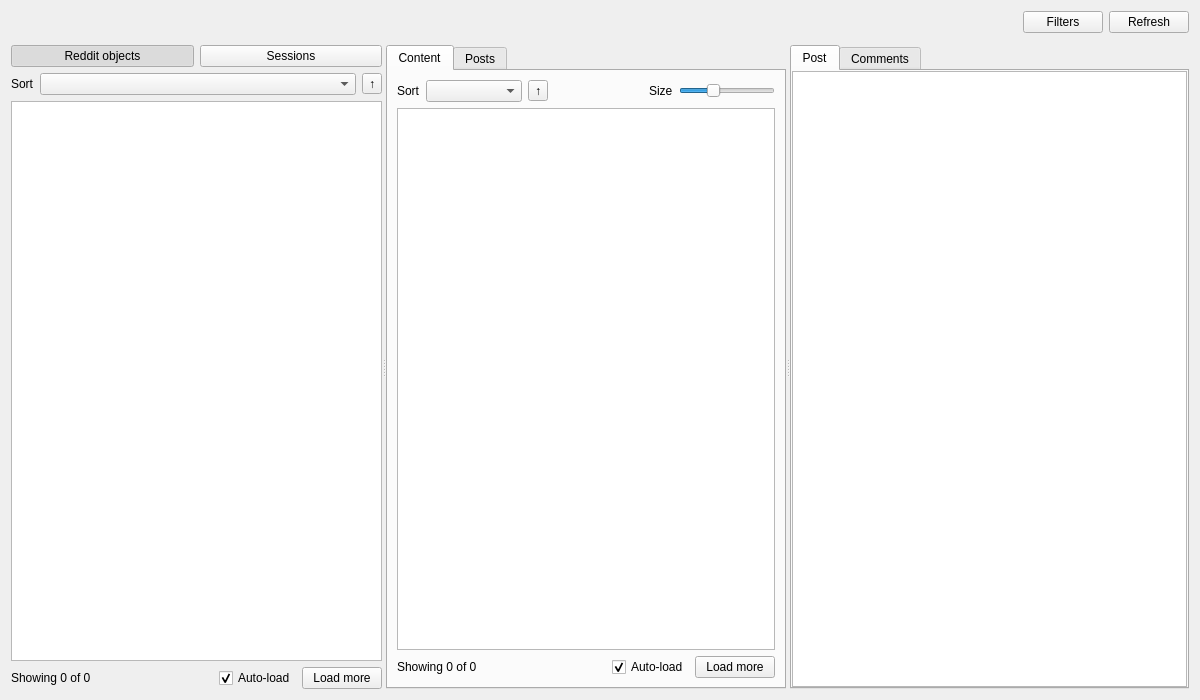
<?xml version="1.0" encoding="UTF-8"?>
<ui version="4.0">
 <class>DatabaseViewer</class>
 <widget class="QWidget" name="DatabaseViewer">
  <property name="geometry">
   <rect>
    <x>0</x>
    <y>0</y>
    <width>1200</width>
    <height>700</height>
   </rect>
  </property>
  <property name="windowTitle">
   <string>Database Viewer</string>
  </property>
  <layout class="QVBoxLayout" name="main_layout">
   <item>
    <layout class="QHBoxLayout" name="toolbar_layout">
     <item>
      <widget class="QLabel" name="scope_label">
       <property name="sizePolicy">
        <sizepolicy hsizetype="Expanding" vsizetype="Preferred">
         <horstretch>0</horstretch>
         <verstretch>0</verstretch>
        </sizepolicy>
       </property>
       <property name="toolTip">
        <string>What the results currently show</string>
       </property>
       <property name="text">
        <string/>
       </property>
      </widget>
     </item>
     <item>
      <widget class="QPushButton" name="filter_button">
       <property name="text">
        <string>Filters</string>
       </property>
       <property name="checkable">
        <bool>true</bool>
       </property>
       <property name="toolTip">
        <string>Show or hide the filter panel</string>
       </property>
      </widget>
     </item>
     <item>
      <widget class="QPushButton" name="refresh_button">
       <property name="text">
        <string>Refresh</string>
       </property>
       <property name="toolTip">
        <string>Reload everything from the database</string>
       </property>
      </widget>
     </item>
    </layout>
   </item>
   <item>
    <widget class="FilterWidget" name="filter_widget" native="true">
     <property name="visible">
      <bool>false</bool>
     </property>
    </widget>
   </item>
   <item>
    <widget class="QSplitter" name="splitter">
     <property name="sizePolicy">
      <sizepolicy hsizetype="Expanding" vsizetype="Expanding">
       <horstretch>0</horstretch>
       <verstretch>0</verstretch>
      </sizepolicy>
     </property>
     <property name="orientation">
      <enum>Qt::Horizontal</enum>
     </property>
     <property name="childrenCollapsible">
      <bool>false</bool>
     </property>
     <widget class="QWidget" name="browse_widget" native="true">
      <layout class="QVBoxLayout" name="browse_layout">
       <property name="leftMargin">
        <number>0</number>
       </property>
       <property name="topMargin">
        <number>0</number>
       </property>
       <property name="rightMargin">
        <number>0</number>
       </property>
       <property name="bottomMargin">
        <number>0</number>
       </property>
       <item>
        <layout class="QHBoxLayout" name="mode_layout">
         <item>
          <widget class="QPushButton" name="reddit_object_mode_button">
           <property name="text">
            <string>Reddit objects</string>
           </property>
           <property name="checkable">
            <bool>true</bool>
           </property>
           <property name="checked">
            <bool>true</bool>
           </property>
           <property name="autoExclusive">
            <bool>true</bool>
           </property>
           <property name="toolTip">
            <string>Browse by reddit object</string>
           </property>
          </widget>
         </item>
         <item>
          <widget class="QPushButton" name="session_mode_button">
           <property name="text">
            <string>Sessions</string>
           </property>
           <property name="checkable">
            <bool>true</bool>
           </property>
           <property name="autoExclusive">
            <bool>true</bool>
           </property>
           <property name="toolTip">
            <string>Browse by download session</string>
           </property>
          </widget>
         </item>
        </layout>
       </item>
       <item>
        <widget class="QStackedWidget" name="browse_stack">
         <property name="currentIndex">
          <number>0</number>
         </property>
         <widget class="QWidget" name="reddit_object_page">
          <layout class="QVBoxLayout" name="reddit_object_layout">
           <property name="leftMargin">
            <number>0</number>
           </property>
           <property name="topMargin">
            <number>0</number>
           </property>
           <property name="rightMargin">
            <number>0</number>
           </property>
           <property name="bottomMargin">
            <number>0</number>
           </property>
           <item>
            <layout class="QHBoxLayout" name="reddit_object_sort_layout">
             <item>
              <widget class="QLabel" name="reddit_object_sort_label">
               <property name="text">
                <string>Sort</string>
               </property>
              </widget>
             </item>
             <item>
              <widget class="QComboBox" name="reddit_object_sort_combo">
               <property name="sizePolicy">
                <sizepolicy hsizetype="Expanding" vsizetype="Fixed">
                 <horstretch>0</horstretch>
                 <verstretch>0</verstretch>
                </sizepolicy>
               </property>
              </widget>
             </item>
             <item>
              <widget class="QToolButton" name="reddit_object_desc_button">
               <property name="toolTip">
                <string>Toggle ascending / descending</string>
               </property>
               <property name="text">
                <string>↑</string>
               </property>
               <property name="checkable">
                <bool>true</bool>
               </property>
              </widget>
             </item>
            </layout>
           </item>
           <item>
            <widget class="QListView" name="reddit_object_view">
             <property name="editTriggers">
              <set>QAbstractItemView::NoEditTriggers</set>
             </property>
             <property name="selectionMode">
              <enum>QAbstractItemView::SingleSelection</enum>
             </property>
            </widget>
           </item>
           <item>
            <layout class="QHBoxLayout" name="reddit_object_footer_layout">
             <item>
              <widget class="QLabel" name="reddit_object_count_label">
               <property name="text">
                <string>Showing 0 of 0</string>
               </property>
              </widget>
             </item>
             <item>
              <spacer name="reddit_object_footer_spacer">
               <property name="orientation">
                <enum>Qt::Horizontal</enum>
               </property>
               <property name="sizeHint" stdset="0">
                <size>
                 <width>40</width>
                 <height>20</height>
                </size>
               </property>
              </spacer>
             </item>
             <item>
              <widget class="QCheckBox" name="reddit_object_auto_check">
               <property name="text">
                <string>Auto-load</string>
               </property>
               <property name="toolTip">
                <string>Load the next page automatically when you scroll near the end</string>
               </property>
               <property name="checked">
                <bool>true</bool>
               </property>
              </widget>
             </item>
             <item>
              <widget class="QPushButton" name="reddit_object_more_button">
               <property name="text">
                <string>Load more</string>
               </property>
               <property name="visible">
                <bool>false</bool>
               </property>
              </widget>
             </item>
            </layout>
           </item>
          </layout>
         </widget>
         <widget class="QWidget" name="session_page">
          <layout class="QVBoxLayout" name="session_layout">
           <property name="leftMargin">
            <number>0</number>
           </property>
           <property name="topMargin">
            <number>0</number>
           </property>
           <property name="rightMargin">
            <number>0</number>
           </property>
           <property name="bottomMargin">
            <number>0</number>
           </property>
           <item>
            <layout class="QHBoxLayout" name="session_sort_layout">
             <item>
              <widget class="QLabel" name="session_sort_label">
               <property name="text">
                <string>Sort</string>
               </property>
              </widget>
             </item>
             <item>
              <widget class="QComboBox" name="session_sort_combo">
               <property name="sizePolicy">
                <sizepolicy hsizetype="Expanding" vsizetype="Fixed">
                 <horstretch>0</horstretch>
                 <verstretch>0</verstretch>
                </sizepolicy>
               </property>
              </widget>
             </item>
             <item>
              <widget class="QToolButton" name="session_desc_button">
               <property name="toolTip">
                <string>Toggle ascending / descending</string>
               </property>
               <property name="text">
                <string>↑</string>
               </property>
               <property name="checkable">
                <bool>true</bool>
               </property>
              </widget>
             </item>
            </layout>
           </item>
           <item>
            <widget class="QListView" name="session_view">
             <property name="editTriggers">
              <set>QAbstractItemView::NoEditTriggers</set>
             </property>
             <property name="selectionMode">
              <enum>QAbstractItemView::SingleSelection</enum>
             </property>
            </widget>
           </item>
           <item>
            <layout class="QHBoxLayout" name="session_footer_layout">
             <item>
              <widget class="QLabel" name="session_count_label">
               <property name="text">
                <string>Showing 0 of 0</string>
               </property>
              </widget>
             </item>
             <item>
              <spacer name="session_footer_spacer">
               <property name="orientation">
                <enum>Qt::Horizontal</enum>
               </property>
               <property name="sizeHint" stdset="0">
                <size>
                 <width>40</width>
                 <height>20</height>
                </size>
               </property>
              </spacer>
             </item>
             <item>
              <widget class="QCheckBox" name="session_auto_check">
               <property name="text">
                <string>Auto-load</string>
               </property>
               <property name="toolTip">
                <string>Load the next page automatically when you scroll near the end</string>
               </property>
               <property name="checked">
                <bool>true</bool>
               </property>
              </widget>
             </item>
             <item>
              <widget class="QPushButton" name="session_more_button">
               <property name="text">
                <string>Load more</string>
               </property>
               <property name="visible">
                <bool>false</bool>
               </property>
              </widget>
             </item>
            </layout>
           </item>
          </layout>
         </widget>
        </widget>
       </item>
      </layout>
     </widget>
     <widget class="QTabWidget" name="results_tabs">
      <property name="currentIndex">
       <number>0</number>
      </property>
      <widget class="QWidget" name="content_tab">
       <attribute name="title">
        <string>Content</string>
       </attribute>
       <layout class="QVBoxLayout" name="content_layout">
        <item>
         <layout class="QHBoxLayout" name="content_sort_layout">
          <item>
           <widget class="QLabel" name="content_sort_label">
            <property name="text">
             <string>Sort</string>
            </property>
           </widget>
          </item>
          <item>
           <widget class="QComboBox" name="content_sort_combo">
            <property name="sizePolicy">
             <sizepolicy hsizetype="Expanding" vsizetype="Fixed">
              <horstretch>0</horstretch>
              <verstretch>0</verstretch>
             </sizepolicy>
            </property>
           </widget>
          </item>
          <item>
           <widget class="QToolButton" name="content_desc_button">
            <property name="toolTip">
             <string>Toggle ascending / descending</string>
            </property>
            <property name="text">
             <string>↑</string>
            </property>
            <property name="checkable">
             <bool>true</bool>
            </property>
           </widget>
          </item>
          <item>
           <spacer name="content_sort_spacer">
            <property name="orientation">
             <enum>Qt::Horizontal</enum>
            </property>
            <property name="sizeHint" stdset="0">
             <size>
              <width>40</width>
              <height>20</height>
             </size>
            </property>
           </spacer>
          </item>
          <item>
           <widget class="QLabel" name="icon_size_label">
            <property name="text">
             <string>Size</string>
            </property>
           </widget>
          </item>
          <item>
           <widget class="QSlider" name="icon_slider">
            <property name="minimum">
             <number>64</number>
            </property>
            <property name="maximum">
             <number>320</number>
            </property>
            <property name="value">
             <number>150</number>
            </property>
            <property name="orientation">
             <enum>Qt::Horizontal</enum>
            </property>
            <property name="maximumSize">
             <size>
              <width>140</width>
              <height>16777215</height>
             </size>
            </property>
           </widget>
          </item>
         </layout>
        </item>
        <item>
         <widget class="QListView" name="content_view">
          <property name="editTriggers">
           <set>QAbstractItemView::NoEditTriggers</set>
          </property>
          <property name="selectionMode">
           <enum>QAbstractItemView::ExtendedSelection</enum>
          </property>
          <property name="verticalScrollMode">
           <enum>QAbstractItemView::ScrollPerPixel</enum>
          </property>
          <property name="contextMenuPolicy">
           <enum>Qt::CustomContextMenu</enum>
          </property>
          <property name="flow">
           <enum>QListView::LeftToRight</enum>
          </property>
          <property name="resizeMode">
           <enum>QListView::Adjust</enum>
          </property>
          <property name="layoutMode">
           <enum>QListView::Batched</enum>
          </property>
          <property name="movement">
           <enum>QListView::Static</enum>
          </property>
          <property name="spacing">
           <number>5</number>
          </property>
          <property name="viewMode">
           <enum>QListView::IconMode</enum>
          </property>
          <property name="batchSize">
           <number>1</number>
          </property>
          <property name="uniformItemSizes">
           <bool>true</bool>
          </property>
          <property name="wordWrap">
           <bool>true</bool>
          </property>
          <property name="selectionRectVisible">
           <bool>true</bool>
          </property>
         </widget>
        </item>
        <item>
         <layout class="QHBoxLayout" name="content_footer_layout">
          <item>
           <widget class="QLabel" name="content_count_label">
            <property name="text">
             <string>Showing 0 of 0</string>
            </property>
           </widget>
          </item>
          <item>
           <spacer name="content_footer_spacer">
            <property name="orientation">
             <enum>Qt::Horizontal</enum>
            </property>
            <property name="sizeHint" stdset="0">
             <size>
              <width>40</width>
              <height>20</height>
             </size>
            </property>
           </spacer>
          </item>
          <item>
           <widget class="QCheckBox" name="content_auto_check">
            <property name="text">
             <string>Auto-load</string>
            </property>
            <property name="toolTip">
             <string>Load the next page automatically when you scroll near the end</string>
            </property>
            <property name="checked">
             <bool>true</bool>
            </property>
           </widget>
          </item>
          <item>
           <widget class="QPushButton" name="content_more_button">
            <property name="text">
             <string>Load more</string>
            </property>
            <property name="visible">
             <bool>false</bool>
            </property>
           </widget>
          </item>
         </layout>
        </item>
       </layout>
      </widget>
      <widget class="QWidget" name="post_tab">
       <attribute name="title">
        <string>Posts</string>
       </attribute>
       <layout class="QVBoxLayout" name="post_layout">
        <item>
         <layout class="QHBoxLayout" name="post_sort_layout">
          <item>
           <widget class="QLabel" name="post_sort_label">
            <property name="text">
             <string>Sort</string>
            </property>
           </widget>
          </item>
          <item>
           <widget class="QComboBox" name="post_sort_combo">
            <property name="sizePolicy">
             <sizepolicy hsizetype="Expanding" vsizetype="Fixed">
              <horstretch>0</horstretch>
              <verstretch>0</verstretch>
             </sizepolicy>
            </property>
           </widget>
          </item>
          <item>
           <widget class="QToolButton" name="post_desc_button">
            <property name="toolTip">
             <string>Toggle ascending / descending</string>
            </property>
            <property name="text">
             <string>↑</string>
            </property>
            <property name="checkable">
             <bool>true</bool>
            </property>
           </widget>
          </item>
         </layout>
        </item>
        <item>
         <widget class="QTableView" name="post_view">
          <property name="editTriggers">
           <set>QAbstractItemView::NoEditTriggers</set>
          </property>
          <property name="contextMenuPolicy">
           <enum>Qt::CustomContextMenu</enum>
          </property>
          <property name="selectionMode">
           <enum>QAbstractItemView::ExtendedSelection</enum>
          </property>
          <property name="selectionBehavior">
           <enum>QAbstractItemView::SelectRows</enum>
          </property>
          <property name="showGrid">
           <bool>false</bool>
          </property>
          <attribute name="horizontalHeaderStretchLastSection">
           <bool>true</bool>
          </attribute>
          <attribute name="verticalHeaderVisible">
           <bool>false</bool>
          </attribute>
         </widget>
        </item>
        <item>
         <layout class="QHBoxLayout" name="post_footer_layout">
          <item>
           <widget class="QLabel" name="post_count_label">
            <property name="text">
             <string>Showing 0 of 0</string>
            </property>
           </widget>
          </item>
          <item>
           <spacer name="post_footer_spacer">
            <property name="orientation">
             <enum>Qt::Horizontal</enum>
            </property>
            <property name="sizeHint" stdset="0">
             <size>
              <width>40</width>
              <height>20</height>
             </size>
            </property>
           </spacer>
          </item>
          <item>
           <widget class="QCheckBox" name="post_auto_check">
            <property name="text">
             <string>Auto-load</string>
            </property>
            <property name="toolTip">
             <string>Load the next page automatically when you scroll near the end</string>
            </property>
            <property name="checked">
             <bool>true</bool>
            </property>
           </widget>
          </item>
          <item>
           <widget class="QPushButton" name="post_more_button">
            <property name="text">
             <string>Load more</string>
            </property>
            <property name="visible">
             <bool>false</bool>
            </property>
           </widget>
          </item>
         </layout>
        </item>
       </layout>
      </widget>
     </widget>
     <widget class="QTabWidget" name="details_tabs">
      <property name="currentIndex">
       <number>0</number>
      </property>
      <widget class="QWidget" name="post_details_tab">
       <attribute name="title">
        <string>Post</string>
       </attribute>
       <layout class="QVBoxLayout" name="post_details_layout">
        <property name="leftMargin">
         <number>0</number>
        </property>
        <property name="topMargin">
         <number>0</number>
        </property>
        <property name="rightMargin">
         <number>0</number>
        </property>
        <property name="bottomMargin">
         <number>0</number>
        </property>
        <item>
         <widget class="QTextBrowser" name="post_browser">
          <property name="openExternalLinks">
           <bool>true</bool>
          </property>
         </widget>
        </item>
       </layout>
      </widget>
      <widget class="QWidget" name="comments_tab">
       <attribute name="title">
        <string>Comments</string>
       </attribute>
       <layout class="QVBoxLayout" name="comments_layout">
        <item>
         <layout class="QHBoxLayout" name="comment_sort_layout">
          <item>
           <widget class="QLabel" name="comment_sort_label">
            <property name="text">
             <string>Sort</string>
            </property>
           </widget>
          </item>
          <item>
           <widget class="QComboBox" name="comment_sort_combo">
            <property name="sizePolicy">
             <sizepolicy hsizetype="Expanding" vsizetype="Fixed">
              <horstretch>0</horstretch>
              <verstretch>0</verstretch>
             </sizepolicy>
            </property>
           </widget>
          </item>
          <item>
           <widget class="QToolButton" name="comment_desc_button">
            <property name="toolTip">
             <string>Toggle ascending / descending</string>
            </property>
            <property name="text">
             <string>↑</string>
            </property>
            <property name="checkable">
             <bool>true</bool>
            </property>
           </widget>
          </item>
         </layout>
        </item>
        <item>
         <widget class="QSplitter" name="comment_splitter">
          <property name="orientation">
           <enum>Qt::Vertical</enum>
          </property>
          <property name="childrenCollapsible">
           <bool>false</bool>
          </property>
          <widget class="QTreeView" name="comment_view">
           <property name="editTriggers">
            <set>QAbstractItemView::NoEditTriggers</set>
           </property>
           <property name="selectionMode">
            <enum>QAbstractItemView::ExtendedSelection</enum>
           </property>
          </widget>
          <widget class="QTextBrowser" name="comment_browser">
           <property name="openExternalLinks">
            <bool>true</bool>
           </property>
          </widget>
         </widget>
        </item>
        <item>
         <layout class="QHBoxLayout" name="comment_footer_layout">
          <item>
           <widget class="QLabel" name="comment_count_label">
            <property name="text">
             <string>Showing 0 of 0</string>
            </property>
           </widget>
          </item>
          <item>
           <spacer name="comment_footer_spacer">
            <property name="orientation">
             <enum>Qt::Horizontal</enum>
            </property>
            <property name="sizeHint" stdset="0">
             <size>
              <width>40</width>
              <height>20</height>
             </size>
            </property>
           </spacer>
          </item>
          <item>
           <widget class="QCheckBox" name="comment_auto_check">
            <property name="text">
             <string>Auto-load</string>
            </property>
            <property name="toolTip">
             <string>Load the next page automatically when you scroll near the end</string>
            </property>
            <property name="checked">
             <bool>true</bool>
            </property>
           </widget>
          </item>
          <item>
           <widget class="QPushButton" name="comment_more_button">
            <property name="text">
             <string>Load more</string>
            </property>
            <property name="visible">
             <bool>false</bool>
            </property>
           </widget>
          </item>
         </layout>
        </item>
       </layout>
      </widget>
     </widget>
    </widget>
   </item>
  </layout>
 </widget>
 <customwidgets>
  <customwidget>
   <class>FilterWidget</class>
   <extends>QWidget</extends>
   <header>DownloaderForReddit/gui/database_views/filter_widget</header>
   <container>1</container>
  </customwidget>
 </customwidgets>
 <resources/>
 <connections/>
</ui>
